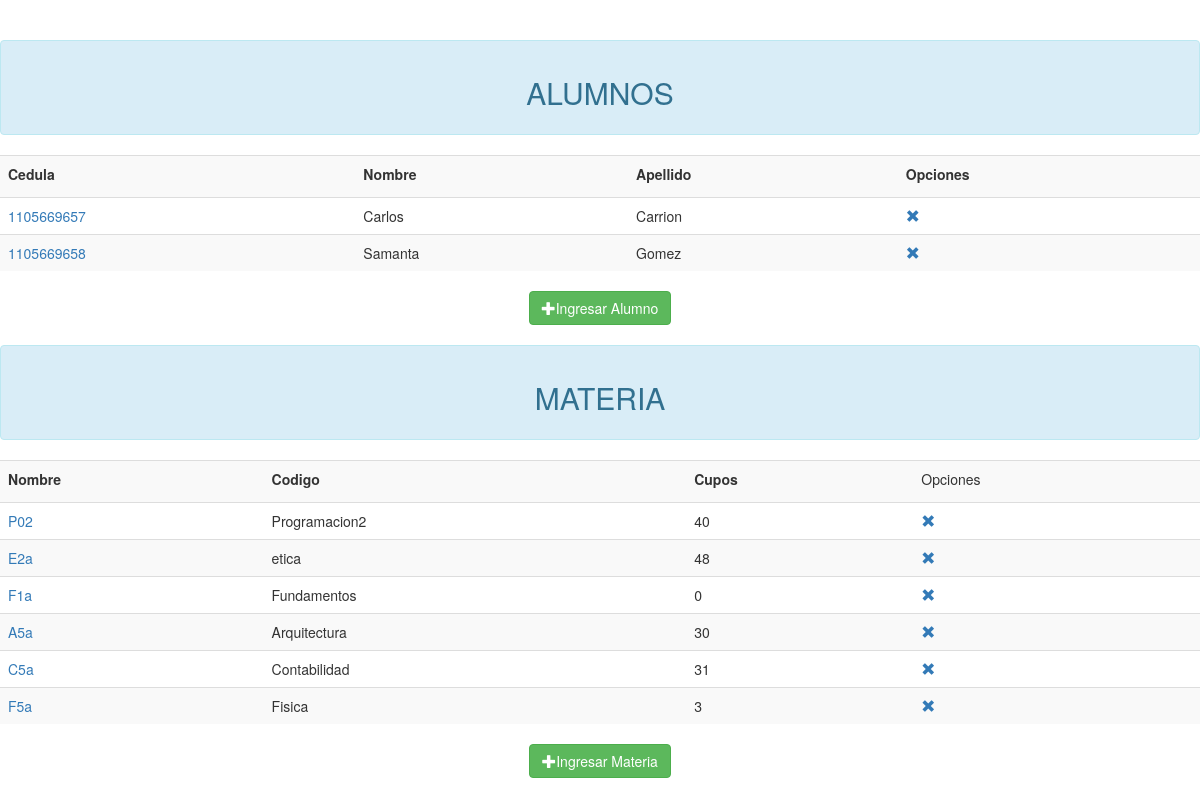
Screenshot of /registrar/ with the database file from the repository.
### registrar/models.py (models this page shows, shortened)
class Alumno(models.Model):
	nombre = models.CharField(max_length=60)
	apellido = models.CharField(max_length=60)
	cedula = models.CharField(max_length=10, unique=True)

class Materia(models.Model):
	nombre = models.CharField(max_length=60)
	codigo = models.CharField(max_length=10,unique=True)
	cupos = models.IntegerField(default=0)

### registrar/views.py (the view)
def listar(request):
	alumno = Alumno.objects.all()
	materia = Materia.objects.all()
	context={
		'alumno':alumno,
		'materia':materia,
	}
	return render(request,"listar.html",context)

### templates/listar.html
{% extends 'master.html' %}
	{% block contenido %}
	<br><br>
		{% if alumno %}
		<center><div class="alert alert-info"><H2>ALUMNOS</H2></div></center>
		<table class="table table-striped">
		<tr>
			<td><label>Cedula</label></td>
			<td><label>Nombre</label></td>
			<td><label>Apellido</label></td>
			<td><label>Opciones</label></td>
		</tr>
		{% for a in alumno%}
		<tr>
			<td><a href="modificaralumno?cedula={{a.cedula}}">{{a.cedula}}</a> </td>
			<td>{{a.nombre}}</td>
			<td>{{a.apellido}}</td>
			<td><a href="eliminaral?cedula={{a.cedula}}"><span class="glyphicon glyphicon-remove" aria-hidden="true"></span></a></td>
		</tr>
		{% endfor %}
		</table>
		{% else %}
		<div class="alert alert-info">No hay alumnos</div>
		{% endif %}
		<center><a href="crearalumno" class="btn btn-success"><span class="glyphicon glyphicon-plus" aria-hidden="true"></span><span aria-hidden="true">Ingresar Alumno</span></a></center><br>
		{% if materia %}
		<center><div class="alert alert-info"><H2>MATERIA</H2></div></center>
		<table class="table table-striped">
		<tr>
			<td><label>Nombre</label></td>
			<td><label>Codigo</label></td>
			<td><label>Cupos</label></td>
			<td>Opciones</td>
		</tr>
		{% for m in materia%}
		<tr>
			<td><a href="modificarmateria?codigo={{m.codigo}}">{{m.codigo}}</a> </td>
			<td>{{m.nombre}}</td>
			<td>{{m.cupos}}</td>
			<td><a href="eliminarma?codigo={{m.codigo}}"><span class="glyphicon glyphicon-remove" aria-hidden="true"></span></a></td>
		</tr>
		{% endfor %}
		</table>
		{% else %}
		<div class="alert alert-info">No hay materias</div>
		{% endif %}
		<center><a href="crearmateria" class="btn btn-success"><span class="glyphicon glyphicon-plus" aria-hidden="true"></span><span aria-hidden="true">Ingresar Materia</span></a></center>
	{% endblock contenido %}

### templates/master.html (shortened to what this page needs)
<!DOCTYPE html>
<html lang="es">
<head>
		<link rel="stylesheet" media="screen" href="//netdna.bootstrapcdn.com/bootstrap/3.3.4/css/bootstrap.min.css">
</head>
<body>
{%block contenido%}
{%endblock contenido%}
</body>
</html>

### rows the page displays
Alumno: cedula "1105669657", nombre "Carlos", apellido "Carrion"
Alumno: cedula "1105669658", nombre "Samanta", apellido "Gomez"
Materia: codigo "P02", nombre "Programacion2", cupos "40"
Materia: codigo "E2a", nombre "etica", cupos "48"
Materia: codigo "F1a", nombre "Fundamentos", cupos "0"
Materia: codigo "A5a", nombre "Arquitectura", cupos "30"
Materia: codigo "C5a", nombre "Contabilidad", cupos "31"
Materia: codigo "F5a", nombre "Fisica", cupos "3"
